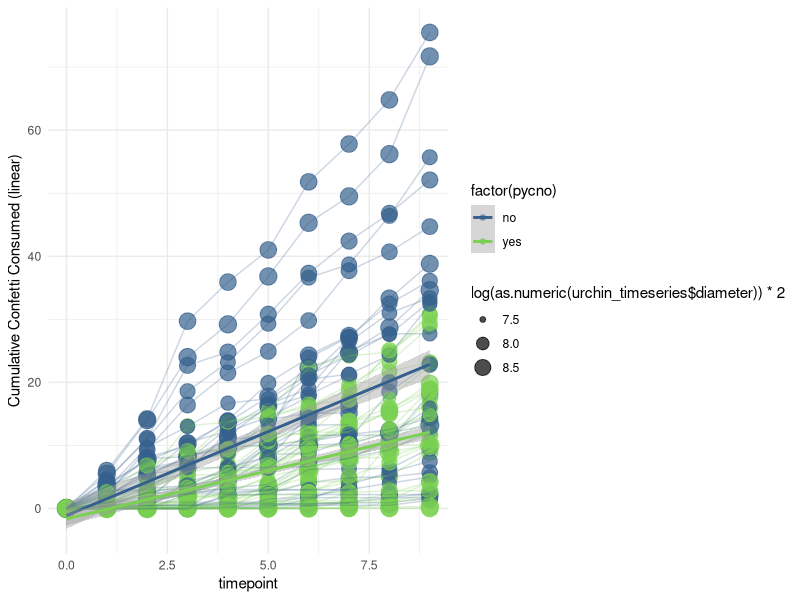
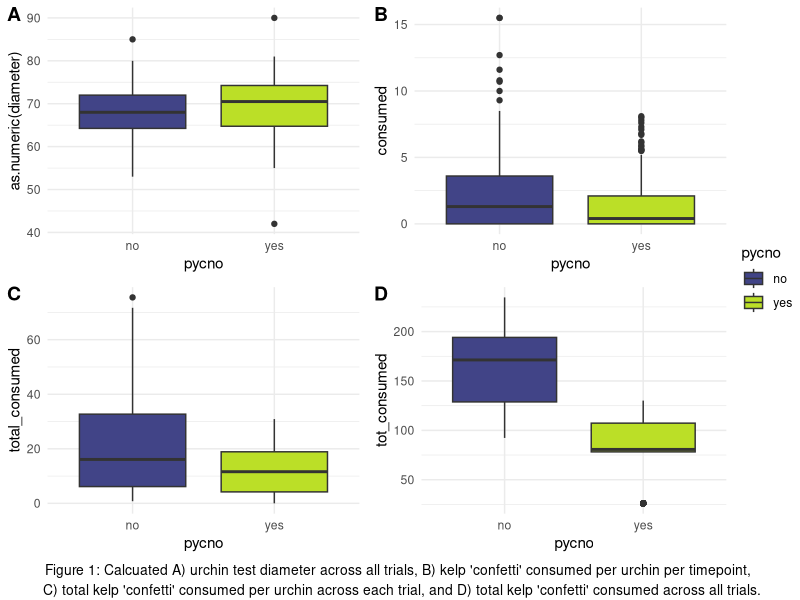

Write R code to recreate these figures, in order.
#++++++++++++++++++++++++++++++++++++++++++++++++++++++++++++++++++++++++++++++++++
#                                                                                ##
# Urchin-Pycno fear feeding trials                                               ##
# Data are current as of 2020-09-18                                              ##
# Data source: Ross Whippo - UO/OIMB                                             ##
# R code prepared by Ross Whippo                                                 ##
# Last updated 2020-09-18                                                        ##
#                                                                                ##
#++++++++++++++++++++++++++++++++++++++++++++++++++++++++++++++++++++++++++++++++++

# SUMMARY:


# Required Files (check that script is loading latest version):
# urchin_fear_feeding_pycno-trial-1.csv

# Associated Scripts:
# NA

# TO DO

# +++++++++++++++++++++++++++++++++++++++++++++++++++++++++++++++++++++++++++++++++
# TABLE OF CONTENTS                                                            ####
#                                                                                 +
# RECENT CHANGES TO SCRIPT                                                        +
# LOAD PACKAGES                                                                   +
# READ IN AND PREPARE DATA                                                        +
# MANIPULATE DATA                                                                 +
#                                                                                 +
#++++++++++++++++++++++++++++++++++++++++++++++++++++++++++++++++++++++++++++++++++

#++++++++++++++++++++++++++++++++++++++++++++++++++++++++++++++++++++++++++++++++++
# RECENT CHANGES TO SCRIPT                                                     ####
#++++++++++++++++++++++++++++++++++++++++++++++++++++++++++++++++++++++++++++++++++

# 2020-09-15 Script created

#++++++++++++++++++++++++++++++++++++++++++++++++++++++++++++++++++++++++++++++++++
# LOAD PACKAGES                                                                ####
#++++++++++++++++++++++++++++++++++++++++++++++++++++++++++++++++++++++++++++++++++

library(tidyverse)
library(viridis)
library(nlme)
library(vegan)
library(ggpubr)

#++++++++++++++++++++++++++++++++++++++++++++++++++++++++++++++++++++++++++++++++++
# READ IN AND PREPARE DATA                                                     ####
#++++++++++++++++++++++++++++++++++++++++++++++++++++++++++++++++++++++++++++++++++

urchin_fear_pycno <-
  read_csv('Data/2020/urchin_fear_feeding_pycno-trial-1.csv')
# dataset with bucket treatment removed:
#urchin_fear_pycno <- urchin_fear_pycno %>%
#  filter(treatment != 'bucket')


#++++++++++++++++++++++++++++++++++++++++++++++++++++++++++++++++++++++++++++++++++
# MANIPULATE DATA - VISUALIZATIONS                                             ####
#++++++++++++++++++++++++++++++++++++++++++++++++++++++++++++++++++++++++++++++++++

# mean confetti consumed across all urchins per treatment

# combine trial and bin to prevent combining urchins across trials
urchin_fear_pycno <-
  unite(urchin_fear_pycno,
        'ID',
        trial,
        bin,
        sep = "_",
        remove = FALSE)

per_urchin_consumed_total <- urchin_fear_pycno %>%
  group_by(ID, pycno) %>%
  summarise(sum(consumed))

names(per_urchin_consumed_total)[names(per_urchin_consumed_total) ==
                                   "sum(consumed)"] <- "total_consumed"

# urchin sizes
urchin_size <- urchin_fear_pycno %>%
  filter(timepoint == 0)
urchin_size$diameter <- as.numeric(urchin_size$diameter)
size_plot <- ggplot(
  urchin_size, aes(x = pycno, y = as.numeric(diameter), fill = pycno)) +
  geom_boxplot() +
  scale_fill_viridis(discrete = TRUE,
                     begin = 0.2,
                     end = 0.9) +
  theme_minimal()

summary(urchin_size$diameter)

# total consumed by each urchin across all trials
total_consumed_plot <- ggplot(per_urchin_consumed_total,
       aes(x = pycno, y = total_consumed, fill = pycno)) +
  geom_boxplot() +
  scale_fill_viridis(discrete = TRUE,
                     begin = 0.2,
                     end = 0.9) +
  theme_minimal()

t.test(diameter ~ pycno, data = urchin_size)

per_trial_pycno <- per_urchin_consumed_total %>%
  filter(pycno == "yes")
summary(per_trial_pycno$total_consumed)
sd(per_trial_pycno$total_consumed)

per_trial_empty <- per_urchin_consumed_total %>%
  filter(pycno == "no")
summary(per_trial_empty$total_consumed)
sd(per_trial_empty$total_consumed)

# amount consumed per timepoint
timepoint_consumed_plot <- ggplot(urchin_fear_pycno, aes(x = pycno, y = consumed, fill = pycno)) +
  geom_boxplot() +
  scale_fill_viridis(discrete = TRUE,
                     begin = 0.2,
                     end = 0.9) +
  theme_minimal()

per_timepoint_pycno <- urchin_fear_pycno %>%
  filter(pycno == "yes")
summary(per_timepoint_pycno$consumed)
sd(per_timepoint_pycno$consumed)

per_timepoint_empty <- urchin_fear_pycno %>%
  filter(pycno == "no")
summary(per_timepoint_empty$consumed)
sd(per_timepoint_empty$consumed)


urchin_timeseries <- urchin_fear_pycno %>%
  unite("datetime", date:time, sep = " ")

urchin_timeseries$datetime <-
  as.POSIXlt(urchin_timeseries$datetime)

timeseries_bar <- ggplot(urchin_timeseries, aes(
  x = as.POSIXct(datetime),
  y = consumed,
  fill = pycno
)) +
  geom_col() +
  scale_fill_viridis(discrete = TRUE,
                     begin = 0.2,
                     end = 0.9) +
  facet_wrap( ~ pycno)

# cumulative total consumed by trial

urchin_time <- urchin_timeseries %>%
  group_by(trial, pycno) %>%
  mutate(tot_consumed = sum(consumed))

total_box <- ggplot(
  urchin_timeseries %>%
    group_by(trial, pycno) %>%
    mutate(tot_consumed = sum(consumed)),
  aes(x = pycno, y = tot_consumed, fill = factor(pycno))
) +
  geom_boxplot() +
  scale_fill_viridis(discrete = TRUE,
                     begin = 0.2,
                     end = 0.9) +
  theme_minimal()

per_exp_pycno <- urchin_time %>%
  select(-datetime) %>%
  filter(pycno == "yes")
summary(per_exp_pycno$tot_consumed)
sd(per_exp_pycno$tot_consumed)

per_exp_empty <- urchin_time %>%
  select(-datetime) %>%
  filter(pycno == "no")
summary(per_exp_empty$tot_consumed)
sd(per_exp_empty$tot_consumed)


# change unknown diameters to 61

urchin_timeseries$diameter <- urchin_timeseries$diameter %>%
  recode("nd" = "61")

ggplot(
  urchin_timeseries %>%
    group_by(pycno, ID) %>%
    mutate(cc = cumsum(consumed)),
  aes(
    x = timepoint, # as.POSIXct(datetime),
    y = cc,
    color = factor(pycno)
  )
) +
  scale_color_viridis(discrete = TRUE,
                      begin = 0.3,
                      end = 0.8) +
  geom_point(aes(size = log(as.numeric(
    urchin_timeseries$diameter
  )) * 2), alpha = 0.7) +
  geom_line(aes(group = ID), alpha = 0.25) +
  geom_smooth(method = "lm") +
  theme_minimal() +
  scale_y_continuous(name = "Cumulative Confetti Consumed (linear)")

# with scaled time points
urchin_timeseries$hours <- urchin_timeseries$timepoint %>%
  recode(
    '0' = 0,
    '1' = 3,
    '2' = 9,
    '3' = 21,
    '4' = 27,
    '5' = 33,
    '6' = 45,
    '7' = 51,
    '8' = 57,
    '9' = 69
  )

hour_line <- ggplot(
  urchin_timeseries %>%
    group_by(pycno, ID) %>%
    mutate(cc = cumsum(consumed)),
  aes(
    x = hours, # as.POSIXct(datetime),
    y = cc,
    color = factor(pycno)
  )
) +
  scale_color_viridis(discrete = TRUE,
                      begin = 0.3,
                      end = 0.8) +
  geom_point(aes(size = log(as.numeric(
    urchin_timeseries$diameter
  )) * 2), alpha = 0.7) +
  geom_line(aes(group = ID), alpha = 0.25) +
  geom_smooth(method = "lm") +
  theme_minimal() +
  scale_y_continuous(name = "Cumulative Confetti Consumed (linear)")

# mean number of confetti consumed per time point per treatment

  timepoint_box <- ggplot(urchin_timeseries, aes(x = pycno, y = consumed, fill = pycno)) +
    scale_fill_viridis(discrete = TRUE,
                       begin = 0.3,
                       end = 0.9) +
    geom_boxplot() +
    facet_grid(. ~ timepoint) +
    theme_minimal()



  # total confetti eaten per treatment
urchin_fear_pycno %>%
  group_by(treatment) %>%
  summarise(sum(consumed))

#++++++++++++++++++++++++++++++++++++++++++++++++++++++++++++++++++++++++++++++++++
# MANIPULATE DATA - STATS                                                      ####
#++++++++++++++++++++++++++++++++++++++++++++++++++++++++++++++++++++++++++++++++++

urchin_fear_mix_data <- urchin_fear_pycno %>%
  filter(treatment != 'bucket') %>%
  filter(timepoint != '0')

# is total amount of confetti consumed per trial different between groups?
t.test(total_consumed ~ pycno, data = per_urchin_consumed_total)

# is aount of confetti consumed per time point different between groups (w/size)?
mix_1 <-
  lme(consumed ~ pycno, # + diameter,
      random = ~ timepoint | ID,
      data = urchin_fear_mix_data)
mix_1
anova(mix_1)

# calculate slopes of consumption
urchin_vals <-  urchin_timeseries %>%
  group_by(pycno, ID) %>%
  mutate(cc = cumsum(consumed))


############### COLLATED FIGURES

Figure_1 <- ggarrange(size_plot, timepoint_consumed_plot, total_consumed_plot, total_box, 
                         labels = c("A", "B", "C", "D"),
                         ncol = 2, nrow = 2,
                         common.legend = TRUE, legend = "right")
    annotate_figure(Figure_1, bottom = text_grob("Figure 1: Calcuated A) urchin test diameter across all trials, B) kelp 'confetti' consumed per urchin per timepoint, \n C) total kelp 'confetti' consumed per urchin across each trial, and D) total kelp 'confetti' consumed across all trials.", size = 10))
# 

####
#<<<<<<<<<<<<<<<<<<<<<<<<<<END OF SCRIPT>>>>>>>>>>>>>>>>>>>>>>>>#

# SCRATCH PAD ####

#urchin_fear_pycno <- urchin_fear_pycno %>%
#  filter(treatment != 'bucket') %>%
#  filter(timepoint != '0')
